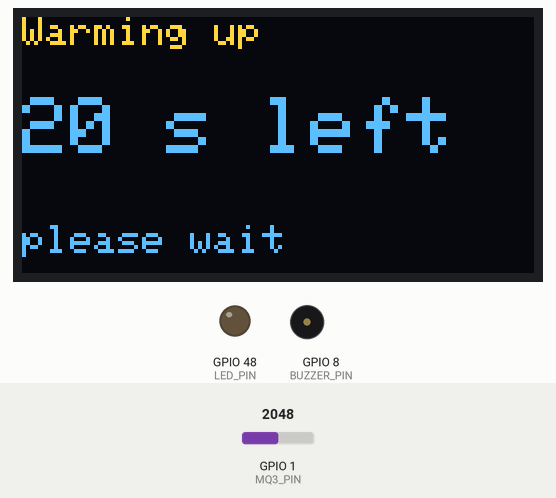
The sketch below on a simulated ESP32-S3. Shown: 128×64 one-colour display, output pins drawn as LEDs (lit = HIGH), buzzer (waves = sounding, pin HIGH). The test bench sets the inputs (shaded band); at power-on: GPIO 1 (MQ3_PIN) = 2048 (analog values on the 0–4095 scale). The OLED is the two-colour kind (top 16 rows yellow); what the sketch prints to the serial monitor is not drawn.

Above: at 0.4 s.
At 10.7 s:
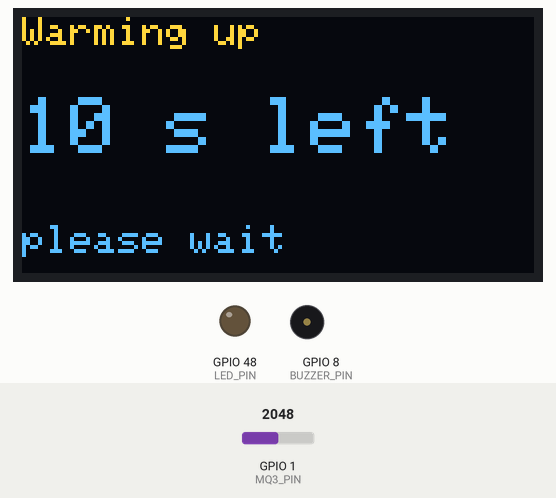
At 20.9 s:
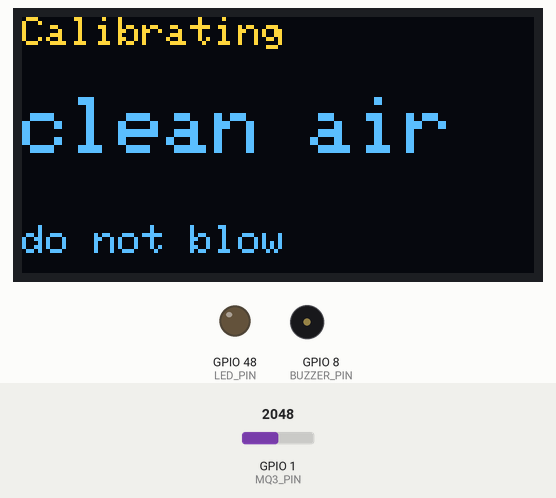
At 27.6 s:
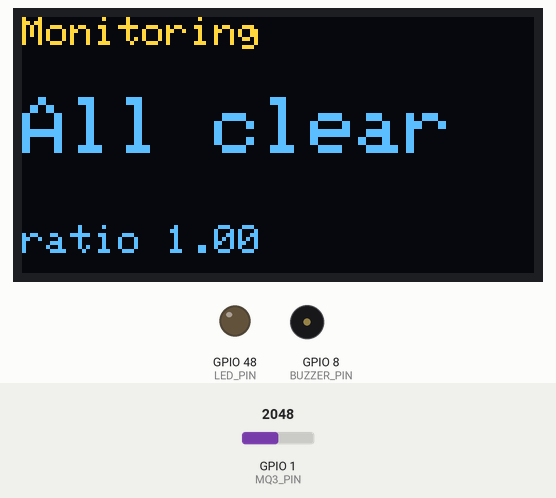
Timing chart, 0 to 29.1 s (numbered marks = the images above):
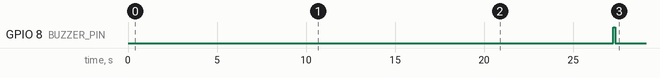

Measured:
- what the display in image 0 shows lasts 1.0 s, from 0.4 s to 1.4 s
- what the display in image 2 shows lasts 6.3 s, from 20.9 s to 27.2 s

The sketch:

mq3_detector.ino
```cpp
/* ============================================================================
   MQ-3 Alcohol Detector — Recoverly (simple build)
   ----------------------------------------------------------------------------
   Board  : Arduino Nano ESP32 (ESP32-S3)
   Sensor : MQ-3 semiconductor alcohol sensor (analog)
   Extras : SSD1306 128x64 OLED (optional), piezo buzzer, on-board LED

   WHAT THIS IS: an alcohol *detector*. It reports whether alcohol vapour is
   present and how strong it is RELATIVE to clean air (clear / trace / detected
   / strong). That is a genuinely reliable thing for an uncalibrated MQ-3 to do.

   WHAT THIS IS NOT: a breathalyser. It does NOT output BAC. An MQ-3 that has
   not been calibrated against a real breathalyser cannot give a trustworthy
   blood-alcohol number, and a wrong number is worse than no number. Estimated
   ppm is printed to Serial ONLY, clearly marked as rough, for tuning.

   Start here: set USE_OLED / USE_WIFI below, wire per WIRING.md, flash, then
   watch the Serial Monitor at 115200 while you calibrate.
   ============================================================================ */

#define USE_OLED 1     // 1 = show status on the SSD1306 OLED, 0 = skip it
#define USE_WIFI 0     // 0 = standalone. 1 = also stream events to the app.

#include <Wire.h>
#include <math.h>

#if USE_OLED
  #include <Adafruit_GFX.h>
  #include <Adafruit_SSD1306.h>
  #define OLED_ADDR 0x3C
  Adafruit_SSD1306 oled(128, 64, &Wire, -1);
  bool oledOk = false;
#endif

#if USE_WIFI
  #include <WiFi.h>
  #include <WiFiManager.h>
  #include <WiFiClientSecure.h>
  #include <HTTPClient.h>
  // Provision these once from the app: POST /api/device/register
  #define DEVICE_ID    "PASTE_DEVICE_ID_HERE"
  #define DEVICE_TOKEN "PASTE_DEVICE_TOKEN_HERE"
  #define INGEST_URL   "https://recoverly-app.vercel.app/api/device-ingest"
#endif

// ============================== PINS =========================================
#define MQ3_PIN     A0            // via a 2:1 divider — MQ-3 AO is 5V, ADC is 3.3V max!
#define BUZZER_PIN  D9
#define LED_PIN     LED_BUILTIN

// ============================== SENSOR TUNING ================================
// Electrical
const float ADC_VREF    = 3.3;    // ESP32-S3 ADC full scale
const int   ADC_MAX     = 4095;   // 12-bit
const float MQ3_DIVIDER = 2.0;    // (R1+R2)/R2 of your divider — 2.0 for two equal resistors
const float MQ3_VC      = 5.0;    // MQ-3 module supply
const float MQ3_RL      = 10000.0;// load resistor on the module (ohms)

// Detection thresholds, as a fraction of the clean-air baseline (Rs/R0).
// Alcohol makes Rs FALL, so a LOWER ratio means MORE alcohol.
// Tune these using the Serial output (see WIRING.md "Tuning").
const float RATIO_TRACE    = 0.90;  // below this: something is there
const float RATIO_DETECTED = 0.60;  // below this: clearly alcohol
const float RATIO_STRONG   = 0.35;  // below this: strong source

// Timing
const uint32_t WARMUP_MS      = 20000;  // heater warm-up before calibration
const uint32_t SAMPLE_MS      = 500;    // how often we read
const uint32_t REPORT_MIN_MS  = 5000;   // min gap between uploads / level re-alerts

// ============================== STATE ========================================
float r0 = 10000.0;                 // clean-air resistance, set at calibration
enum Level { CLEAR = 0, TRACE = 1, DETECTED = 2, STRONG = 3 };
Level lastLevel = CLEAR;
uint32_t lastReportMs = 0;

const char* levelName(Level l) {
  switch (l) {
    case STRONG:   return "STRONG";
    case DETECTED: return "DETECTED";
    case TRACE:    return "trace";
    default:       return "clear";
  }
}

// ============================================================================
void buzz(int times, int ms = 120) {
  for (int i = 0; i < times; i++) {
    digitalWrite(BUZZER_PIN, HIGH); delay(ms);
    digitalWrite(BUZZER_PIN, LOW);  delay(ms);
  }
}

void showOLED(const char* line1, const char* big, const char* line3) {
#if USE_OLED
  if (!oledOk) return;
  oled.clearDisplay();
  oled.setTextColor(SSD1306_WHITE);
  oled.setTextSize(1); oled.setCursor(0, 0);  oled.println(line1);
  oled.setTextSize(2); oled.setCursor(0, 20); oled.println(big);
  oled.setTextSize(1); oled.setCursor(0, 52); oled.println(line3);
  oled.display();
#else
  (void)line1; (void)big; (void)line3;
#endif
}

// ---- Sensor reads ----------------------------------------------------------
// Median-of-N smoothing: rejects the occasional spurious ADC spike far better
// than a plain average.
float readRs() {
  const int N = 15;
  float v[N];
  for (int i = 0; i < N; i++) { v[i] = analogRead(MQ3_PIN); delay(4); }
  for (int i = 1; i < N; i++) {           // insertion sort
    float k = v[i]; int j = i - 1;
    while (j >= 0 && v[j] > k) { v[j + 1] = v[j]; j--; }
    v[j + 1] = k;
  }
  float adc = v[N / 2];

  float vadc = (adc / ADC_MAX) * ADC_VREF;
  float vout = vadc * MQ3_DIVIDER;         // actual AO voltage before the divider
  vout = constrain(vout, 0.05f, MQ3_VC - 0.05f);
  return MQ3_RL * (MQ3_VC - vout) / vout;
}

// Rough ppm estimate from the datasheet curve. SERIAL/TUNING ONLY — do not
// show this to a user as if it were a measurement.
float roughPpm(float ratio) {
  if (ratio <= 0.01) ratio = 0.01;
  return 0.4 * pow(ratio, -1.43) * 1000.0 / 46.07 * 24.45;  // mg/L -> ppm, very approximate
}

Level classify(float ratio) {
  if (ratio < RATIO_STRONG)   return STRONG;
  if (ratio < RATIO_DETECTED) return DETECTED;
  if (ratio < RATIO_TRACE)    return TRACE;
  return CLEAR;
}

// ---- Calibration -----------------------------------------------------------
void calibrate() {
  Serial.println(F("\n[calibrate] Keep the sensor in CLEAN AIR. Do not blow."));
  showOLED("Calibrating", "clean air", "do not blow");
  float sum = 0;
  const int N = 30;
  for (int i = 0; i < N; i++) { sum += readRs(); delay(150); }
  r0 = sum / N;
  Serial.print(F("[calibrate] R0 = ")); Serial.print(r0, 0); Serial.println(F(" ohms"));
  Serial.println(F("[calibrate] Done. Ratio should now sit near 1.00 in clean air.\n"));
  showOLED("Ready", "All clear", "");
  buzz(1);
}

// ---- Optional uplink -------------------------------------------------------
#if USE_WIFI
void postEvent(Level lvl, float ratio) {
  if (WiFi.status() != WL_CONNECTED) return;
  WiFiClientSecure client; client.setInsecure();
  HTTPClient https;
  if (!https.begin(client, INGEST_URL)) return;
  https.addHeader("Content-Type", "application/json");
  https.addHeader("x-device-id", DEVICE_ID);
  https.addHeader("Authorization", String("Bearer ") + DEVICE_TOKEN);
  // Presence only — never a BAC (the server rejects BAC from guardian sources).
  String body = String("{\"source\":\"guardian_ambient\",\"result\":\"")
              + (lvl == CLEAR ? "clear" : "detected")
              + "\",\"ppm\":" + String(max(0.0f, (1.0f - ratio) * 5.0f), 2) + "}";
  int code = https.POST(body);
  https.end();
  Serial.print(F("[uplink] -> HTTP ")); Serial.println(code);
}
#endif

// ============================================================================
void setup() {
  Serial.begin(115200);
  delay(300);
  Serial.println(F("\n=== MQ-3 Alcohol Detector ==="));

  pinMode(BUZZER_PIN, OUTPUT); digitalWrite(BUZZER_PIN, LOW);
  pinMode(LED_PIN, OUTPUT);    digitalWrite(LED_PIN, LOW);
  analogReadResolution(12);

#if USE_OLED
  Wire.begin();
  oledOk = oled.begin(SSD1306_SWITCHCAPVCC, OLED_ADDR);
  if (!oledOk) Serial.println(F("[warn] OLED not found at 0x3C — continuing without it."));
#endif

#if USE_WIFI
  showOLED("WiFi setup", "MQ3_Setup", "join to config");
  WiFiManager wm; wm.setConfigPortalTimeout(180);
  wm.autoConnect("MQ3_Setup");
#endif

  // The MQ-3 heater must stabilise or the baseline drifts badly.
  Serial.println(F("[warmup] Heating sensor (20 s)..."));
  for (uint32_t t = 0; t < WARMUP_MS; t += 1000) {
    char buf[24]; snprintf(buf, sizeof(buf), "%lu s left", (unsigned long)((WARMUP_MS - t) / 1000));
    showOLED("Warming up", buf, "please wait");
    delay(1000);
  }

  calibrate();
  Serial.println(F("ratio,level,rs_ohms,rough_ppm   <- CSV for tuning"));
}

void loop() {
  // Type 'c' in the Serial Monitor to re-calibrate in clean air at any time.
  if (Serial.available() && (Serial.read() == 'c')) calibrate();

  float rs    = readRs();
  float ratio = rs / r0;
  Level lvl   = classify(ratio);

  digitalWrite(LED_PIN, lvl >= DETECTED ? HIGH : LOW);

  char l3[26];
  snprintf(l3, sizeof(l3), "ratio %.2f", ratio);
  showOLED(lvl == CLEAR ? "Monitoring" : "ALCOHOL",
           lvl == CLEAR ? "All clear" : levelName(lvl), l3);

  // CSV line so you can watch values and set thresholds.
  Serial.print(ratio, 3);    Serial.print(',');
  Serial.print(levelName(lvl)); Serial.print(',');
  Serial.print(rs, 0);       Serial.print(',');
  Serial.println(roughPpm(ratio), 1);

  uint32_t now = millis();
  bool changed = (lvl != lastLevel);
  if (changed || (lvl >= DETECTED && now - lastReportMs > REPORT_MIN_MS)) {
    if (lvl >= DETECTED) buzz(lvl == STRONG ? 3 : 2);
#if USE_WIFI
    if (changed || lvl >= DETECTED) postEvent(lvl, ratio);
#endif
    lastLevel = lvl;
    lastReportMs = now;
  }

  delay(SAMPLE_MS);
}
```
